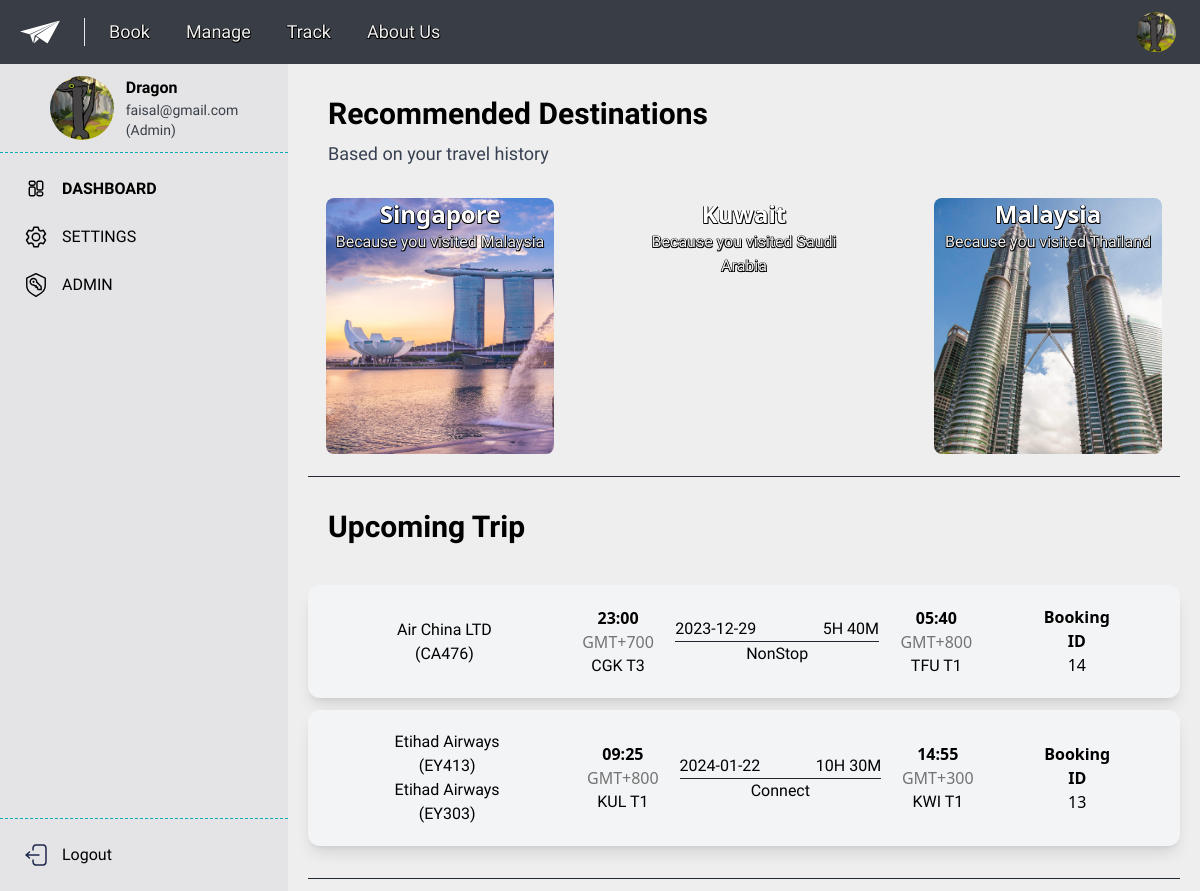
The app's page /profile/Dragon/dashboard (signed in) with its own data.
### tables this page shows
CREATE TABLE users (
		id INTEGER PRIMARY KEY AUTOINCREMENT,
		username TEXT NOT NULL,
		password TEXT NOT NULL,
		email TEXT NOT NULL,
		status TEXT NOT NULL,
		dob TEXT
	, pfp TEXT);

CREATE TABLE flight_leg (
		id INTEGER,
		departure_datetime TEXT NOT NULL,
		departure_timeoffset INTEGER NOT NULL,
		arrival_datetime TEXT NOT NULL,
		arrival_timeoffset INTEGER NOT NULL,
		flight_number TEXT NOT NULL,
        journey_duration TEXT NOT NULL,
        sequence_number INTEGER NOT NULL,
        leg_distance INTEGR NOT NULL,
		departure_airport TEXT NOT NULL,
		arrival_airport TEXT NOT NULL,
        departure_terminal INTEGER NOT NULL,
        arrival_terminal INTEGER NOT NULL,
        airline_code TEXT NOT NULL,
        airline_name TEXT NOT NULL,

        foreign key (departure_airport) references airport (location_code),
        foreign key (arrival_airport) references airport (location_code),
        foreign key (id) references flight (id)
    );

CREATE TABLE flight (
        id INTEGER PRIMARY KEY AUTOINCREMENT,
        total_trip_time TEXT NOT NULL,
        total_miles INTEGER NOT NULL,
        flight_type TEXT NOT NULL,
        number_legs INTEGER NOT NULL,
        price TEXT NOT NULL
    );

CREATE TABLE bookings (
		id INTEGER PRIMARY KEY AUTOINCREMENT,
		flight_id INTEGER NOT NULL,
        user_id INTEGER,
		status TEXT NOT NULL,
		FOREIGN KEY (flight_id) REFERENCES flights(id)
	);

### main.py (the view)
@app.route('/profile/<username>/dashboard')
def profile_dashboard(username):
    user = dbm.get_user(username)
    if not user:
        flash("Unable to find user with name " + username)
        return redirect(url_for('index'))
    if 'user' in session and session['user']['username'] == username:
        bookings = dbm.get_booking(user_id=session['user']['id'])
        if bookings:
            ids = [booking[2] for booking in bookings]
            flights = dbm.get_flights(ids=ids)
            return render_template('profile/dashboard.html', user=user, bookings=bookings[::-1], flights=flights)
        return render_template('profile/dashboard.html', user=user)
    flash("You are not logged in")
    return redirect(url_for('login'))

### db_manager.py (called while the page is built, shortened)
def get_user(username):
    user = cur.execute('SELECT * FROM users WHERE username = ?',(username, )).fetchone()
    return user

def get_booking(lname=None, reference=None, user_id=None):
    if user_id:
        data = cur.execute('''SELECT b.id, b.user_id, b.flight_id FROM bookings b
                            JOIN passengers p ON b.id = p.id
                            WHERE b.user_id = ?''', (user_id,)).fetchall()
        return data

### templates/profile/dashboard.html (shortened to what this page needs)
{% extends 'profile.html' %}
{% block dashboard %}font-bold{% endblock %}
{% block content %}
<p class="pl-10 font-bold font-sans-serif text-3xl pt-8">
Recommended Destinations
</p>
<p class="pl-10 text-gray-700 font-sans-serif text-lg pt-2">
Based on your travel history
</p>
<div class="flex justify-around mt-5">
<a
  href="#"
  class="w-3/12 m-2.5 bg-cover rounded-lg h-64 text-center"
  style="background-image: url(/static/imgs/singa.jpeg)"
>
  <h2 class="text-white font-sans font-bold text-2xl text-stroke">
    Singapore
  </h2>
  <p class="text-proj-white text-stroke">Because you visited Malaysia</p>
</a>
<a
  href="#"
  class="w-3/12 m-2.5 bg-cover rounded-lg h-64 text-center"
  style="background-image: url(/static/imgs/kuwait.jpg)"
>
  <h2 class="text-white font-sans font-bold text-2xl text-stroke">
    Kuwait
  </h2>
  <p class="text-proj-white text-stroke">Because you visited Saudi Arabia</p>
</a>
<a
  href="#"
  class="w-3/12 m-2.5 bg-cover rounded-lg h-64 text-center"
  style="background-image: url(/static/imgs/malay.jpg)"
>
  <h2 class="text-white font-sans font-bold text-2xl text-stroke">
    Malaysia
  </h2>
  <p class="text-proj-white text-stroke">Because you visited Thailand</p>
</a>
</div>
<hr class="border-proj-black border-1 border-solid m-3 mx-5" />
<p class="pl-10 font-bold text-3xl p-5">Upcoming Trip</p>
<div class="flex flex-col gap-3 p-5">
    {% if flights %}
    {% for flight in flights.values() %}
        <div class="flex w-full justify-between items-center p-5 bg-gray-100 shadow-lg rounded-xl text-center">
            <ul>
                {% for leg in flight %}
                <li>
                    <button class="text-center px-10 hover:scale-[101%]" onclick="navigator.clipboard.writeText("{{leg[19]}}{{leg[11]}}"));">
                        {{leg[20]}} ({{leg[19]}}{{leg[11]}})
                    </button>
                </li>
                {% endfor %}
            </ul>
            <div class="">
                <p class="font-sans font-bold">
                    {{flight[0][7].split('T')[1][:-3]}}
                    <span class="text-neutral-500 font-light">
                        GMT+{{flight[0][8]}}
                    </span>
                </p>
                <span class="">{{flight[0][15]}} T{{flight[0][17]}}</span>
            </div>
            <div class="w-3/12">
                <div class="flex justify-between">
                    <p>{{flight[0][7].split('T')[0]}}</p>
                    <p>{{flight[0][1].replace('PT', '').replace('H', 'H ')}}</p>
                </div>
                <hr class="border-proj-black border-solid justify-around text-center">
                <p class='text-center'>{{flight[0][3]}}</p>
            </div>
            <div class="">
                <p class="font-sans font-bold">
                    {{flight[-1][9].split('T')[-1][:-3]}}
                    <span class="text-neutral-500 font-light">
                        GMT+{{flight[-1][10]}}
                    </span>
                </p>
                <span>{{flight[-1][16]}} T{{flight[-1][18]}}</span>
            </div>
            <div class="px-10">
                <p class="font-sans font-bold">Booking ID</p>
                <span class="font-sans">{{bookings[loop.index0][0]}}</span>
            </div>
        </div>
    {% endfor %}
    {% else %}
    <p>No flights anytime soon! <a href="">Book now</a> to start travelling</p>
    {% endif %}
</div>
<hr class="border-proj-black border-1 border-solid m-3 mx-5" />
{% endblock %}

### templates/profile.html (shortened to what this page needs)
{% extends  'base.html' %}
{% block body %}
<main class="h-screen grid overflow-clip" style="grid-template-rows: 4rem; grid-template-columns: 18rem">
    <div class="bg-proj-gray text-proj-black h-16 w-screen col-span-2"></div>
    <div class="relative h-full bg-zinc-200 w-72  flex flex-col">
        <div class="flex p-3 pb-0 gap-3 justify-center items-center">
            <div class="h-16 w-16">
                <img class="w-full h-full rounded-full object-cover" src="{{user[6]}}">
            </div>
            <div class="overflow-hidden">
                <p class="font-semibold truncate whitespace-normal">{{user[1]}}</p>
                <p class="text-sm text-proj-gray truncate whitespace-normal">{{user[3]}}</p>
                <p class="text-sm text-proj-gray">({{user[4]}})</p>
            </div>
        </div>
        <hr class="border-proj-blue border-1 border-dashed my-3">
        <div class="ml-3">
            <a href="dashboard" class="flex p-3 w-full hover:scale-105" id="dashboard-btn">
                <img src="/static/imgs/dashboard.svg" alt="Dashboard" width="24px">
                <span class="pl-3.5 {% block dashboard %}{% endblock %}">DASHBOARD</span>
            </a>
            <a href="settings" class="flex p-3 w-full hover:scale-105" id="settings-btn">
                <img src="/static/imgs/setting.svg" alt="Setting" width="24px">
                <span class="pl-3.5 {% block settings %}{% endblock %}">SETTINGS</span>
            </a>
            {% if user[4] == "Admin" %}
                <a href="admin" class="flex p-3 w-full hover:scale-105" id="admin-btn">
                    <img src="/static/imgs/admin.svg" alt="Setting" width="24px">
                    <span class="pl-3.5 {% block admin %}{% endblock %}">ADMIN</span>
                </a>
            {% endif %}
        </div>
        <div class="bottom-0 fixed" style="width: inherit;">
       <hr class="border-proj-blue border-1 border-dashed my-3">
        <a href="/logout" class="flex p-3 w-full mb-3 ml-3">
                <img src="/static/imgs/logout.svg" alt="Logout" width="24px">
                <span class="pl-3.5">Logout</span>
            </a>
        </div>
    </div>
    <div class="overflow-scroll h-full bg-proj-white" id="dashboard">
        {% block content %}{% endblock%}
    </div>
</main>
{% endblock %}

### templates/base.html (shortened to what this page needs)
<!DOCTYPE html>
<html lang="en">
<head>
	<link rel="stylesheet" href="{{ url_for('static', filename='css/output.css') }}">
	<link rel="stylesheet" href="{{ url_for('static', filename='css/home.css') }}">
    <link href="https://cdn.jsdelivr.net/npm/remixicon@3.7.0/fonts/remixicon.css" rel="stylesheet">
    <link rel="stylesheet" href="https://cdnjs.cloudflare.com/ajax/libs/font-awesome/6.5.1/css/all.min.css">
</head>
<body class="bg-white">
	<header class="fixed p-3 px-5 flex text-white text-lg w-screen justify-between z-50 backdrop-blur-sm">
		<div class="flex divide-x items-center">
			<a href="/">
				<img src="/static/imgs/logo-transparent.svg" alt="Logo" class="w-10 mr-6 stroke-black stroke-1">
			</a>
			<nav class="pl-4 flex gap-5 text-stroke text-proj-white font-comfortaa">
				<a href="/book" class="px-2 hover:underline {% if current == 'book' %}font-bold{% endif %}">Book</a>
				<a href="/manage" class="px-2 hover:underline {% if current == 'manage' %}font-bold{% endif %}">Manage</a>
				<a href="/tracker" class="px-2 hover:underline {% if current == 'track' %}font-bold{% endif %}">Track</a>
				<a href="/about" class="px-2 hover:underline {% if current == 'about' %}font-bold{% endif %}">About Us</a>
			</nav>
		</div>
		{% if 'user' in session %}
            <div class="relative flex flex-col justify-center items-end" id="dropdown-container">
                <button id="dropdownButton" data-dropdown-toggle="dropdown" class="h-10 w-12 hover:scale-105 px-1 text-stroke flex justify-end items-center gap-2 hover:underline z-10" type="button">
                    <img src="{{ session['user']['pfp'] }}" alt="Login" class="w-full h-full rounded-full object-cover">
                </button>
            </div>
		{% else %}
			<a href="/login" class="flex gap-2 items-center hover:underline text-stroke">
				<span>Login/Register</span>
				<img src="/static/imgs/pfps/default.svg" alt="Login" class="w-7">
			</a>
		{% endif %}
	</header>
	{% block body %}{% endblock %}
</body>
</html>

### static/css/home.css (style rules this page uses)
html { font-family: 'Comfortaa', sans-serif; }
.text-stroke { text-shadow: -0.5px -0.5px 0 black, 0.5px -0.5px 0 black, -0.5px 0.5px 0 black, 1px 1px 0 black; }

### records on screen
users: pfp (picture), username "Dragon", email "faisal@gmail.com", status "Admin"
flight_leg: airline_name "Air China LTD", airline_code "CA", flight_number "476", departure_datetime "23:00", departure_timeoffset "700", departure_airport "CGK", departure_terminal "3", departure_datetime "2023-12-29", total_trip_time "5H 40M", flight_type "NonStop", arrival_datetime "05:40", arrival_timeoffset "800", arrival_airport "TFU", arrival_terminal "1"
bookings: id "14"
flight_leg: airline_name "Etihad Airways", airline_code "EY", flight_number "413", departure_datetime "09:25", departure_timeoffset "800", departure_airport "KUL", departure_terminal "1", departure_datetime "2024-01-22", total_trip_time "10H 30M", flight_type "Connect", arrival_datetime "14:55", arrival_timeoffset "300", arrival_airport "KWI", arrival_terminal "1"
flight_leg: airline_name "Etihad Airways", airline_code "EY", flight_number "303"
bookings: id "13"
